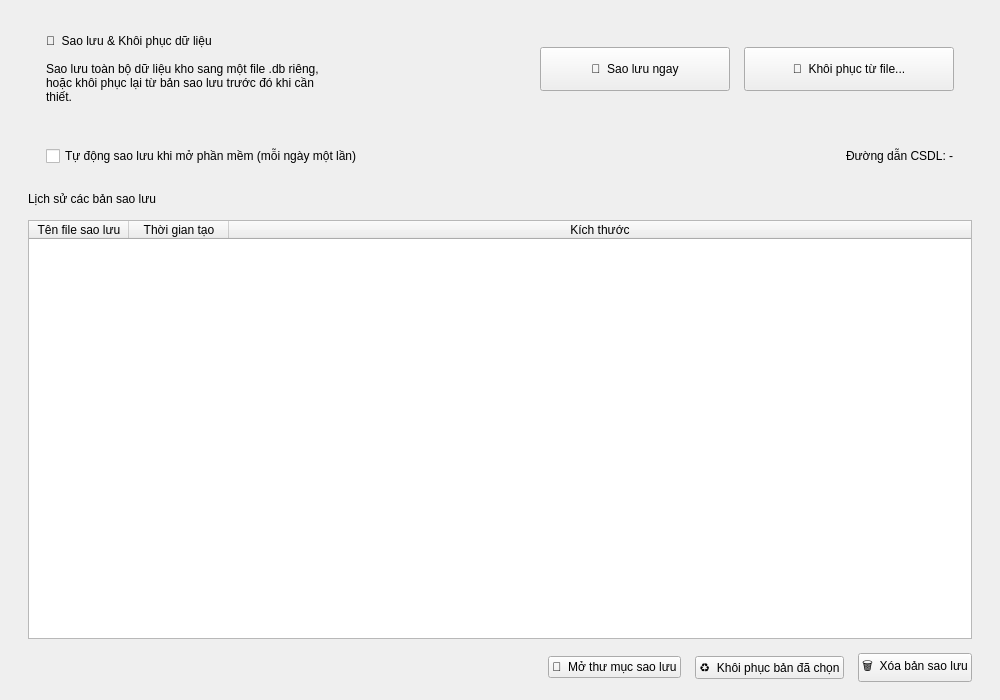
<?xml version="1.0" encoding="UTF-8"?>
<ui version="4.0">
 <class>BackupPage</class>
 <widget class="QWidget" name="BackupPage">
  <property name="geometry"><rect><x>0</x><y>0</y><width>1000</width><height>700</height></rect></property>
  <layout class="QVBoxLayout" name="mainLayout">
   <property name="leftMargin"><number>28</number></property>
   <property name="topMargin"><number>18</number></property>
   <property name="rightMargin"><number>28</number></property>
   <property name="bottomMargin"><number>18</number></property>
   <property name="spacing"><number>14</number></property>
   <item>
    <widget class="QFrame" name="actionFrame">
     <layout class="QHBoxLayout" name="actionLayout">
      <property name="leftMargin"><number>18</number></property>
      <property name="topMargin"><number>16</number></property>
      <property name="rightMargin"><number>18</number></property>
      <property name="bottomMargin"><number>16</number></property>
      <property name="spacing"><number>14</number></property>
      <item>
       <layout class="QVBoxLayout" name="actionTextLayout">
        <item><widget class="QLabel" name="lblActionTitle"><property name="text"><string>💾  Sao lưu &amp; Khôi phục dữ liệu</string></property><property name="objectName" stdset="0"><string notr="true">sectionTitle</string></property></widget></item>
        <item><widget class="QLabel" name="lblActionDesc"><property name="text"><string>Sao lưu toàn bộ dữ liệu kho sang một file .db riêng, hoặc khôi phục lại từ bản sao lưu trước đó khi cần thiết.</string></property><property name="wordWrap"><bool>true</bool></property></widget></item>
       </layout>
      </item>
      <item>
       <spacer name="actionSpacer">
        <property name="orientation"><enum>Qt::Horizontal</enum></property>
        <property name="sizeHint"><size><width>40</width><height>20</height></size></property>
       </spacer>
      </item>
      <item>
       <widget class="QPushButton" name="btnBackupNow">
        <property name="minimumSize"><size><width>190</width><height>44</height></size></property>
        <property name="cursor"><cursorShape>PointingHandCursor</cursorShape></property>
        <property name="text"><string>💾  Sao lưu ngay</string></property>
        <property name="objectName" stdset="0"><string notr="true">accentButton</string></property>
       </widget>
      </item>
      <item>
       <widget class="QPushButton" name="btnRestoreFromFile">
        <property name="minimumSize"><size><width>210</width><height>44</height></size></property>
        <property name="cursor"><cursorShape>PointingHandCursor</cursorShape></property>
        <property name="text"><string>📂  Khôi phục từ file...</string></property>
       </widget>
      </item>
     </layout>
    </widget>
   </item>
   <item>
    <widget class="QFrame" name="autoBackupFrame">
     <layout class="QHBoxLayout" name="autoBackupLayout">
      <property name="leftMargin"><number>18</number></property>
      <property name="topMargin"><number>12</number></property>
      <property name="rightMargin"><number>18</number></property>
      <property name="bottomMargin"><number>12</number></property>
      <item>
       <widget class="QCheckBox" name="chkAutoBackup">
        <property name="text"><string>Tự động sao lưu khi mở phần mềm (mỗi ngày một lần)</string></property>
       </widget>
      </item>
      <item>
       <spacer name="autoBackupSpacer">
        <property name="orientation"><enum>Qt::Horizontal</enum></property>
        <property name="sizeHint"><size><width>40</width><height>20</height></size></property>
       </spacer>
      </item>
      <item>
       <widget class="QLabel" name="lblDbPath">
        <property name="text"><string>Đường dẫn CSDL: -</string></property>
       </widget>
      </item>
     </layout>
    </widget>
   </item>
   <item>
    <widget class="QLabel" name="lblHistoryTitle">
     <property name="text"><string>Lịch sử các bản sao lưu</string></property>
     <property name="objectName" stdset="0"><string notr="true">sectionTitle</string></property>
    </widget>
   </item>
   <item>
    <widget class="QTableWidget" name="tblBackups">
     <property name="editTriggers"><set>QAbstractItemView::NoEditTriggers</set></property>
     <property name="selectionBehavior"><enum>QAbstractItemView::SelectRows</enum></property>
     <property name="alternatingRowColors"><bool>true</bool></property>
     <attribute name="horizontalHeaderStretchLastSection"><bool>true</bool></attribute>
     <column><property name="text"><string>Tên file sao lưu</string></property></column>
     <column><property name="text"><string>Thời gian tạo</string></property></column>
     <column><property name="text"><string>Kích thước</string></property></column>
    </widget>
   </item>
   <item>
    <layout class="QHBoxLayout" name="historyFooterLayout">
     <item>
      <spacer name="historyFooterSpacer">
       <property name="orientation"><enum>Qt::Horizontal</enum></property>
       <property name="sizeHint"><size><width>40</width><height>20</height></size></property>
      </spacer>
     </item>
     <item>
      <widget class="QPushButton" name="btnOpenBackupFolder">
       <property name="text"><string>📁  Mở thư mục sao lưu</string></property>
       <property name="cursor"><cursorShape>PointingHandCursor</cursorShape></property>
      </widget>
     </item>
     <item>
      <widget class="QPushButton" name="btnRestoreSelected">
       <property name="text"><string>♻  Khôi phục bản đã chọn</string></property>
       <property name="cursor"><cursorShape>PointingHandCursor</cursorShape></property>
      </widget>
     </item>
     <item>
      <widget class="QPushButton" name="btnDeleteBackup">
       <property name="text"><string>🗑  Xóa bản sao lưu</string></property>
       <property name="cursor"><cursorShape>PointingHandCursor</cursorShape></property>
       <property name="objectName" stdset="0"><string notr="true">dangerButton</string></property>
      </widget>
     </item>
    </layout>
   </item>
  </layout>
 </widget>
 <resources/>
 <connections/>
</ui>
